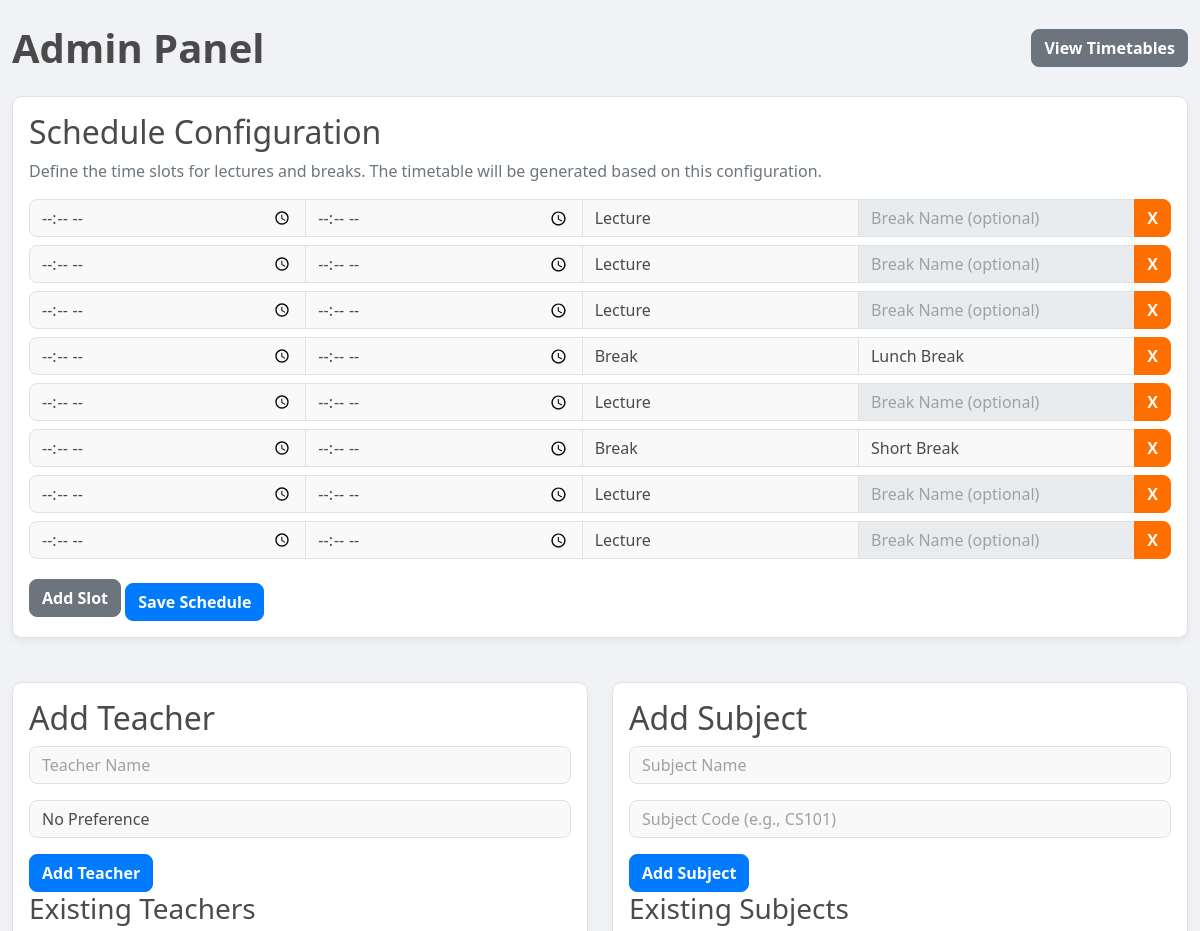
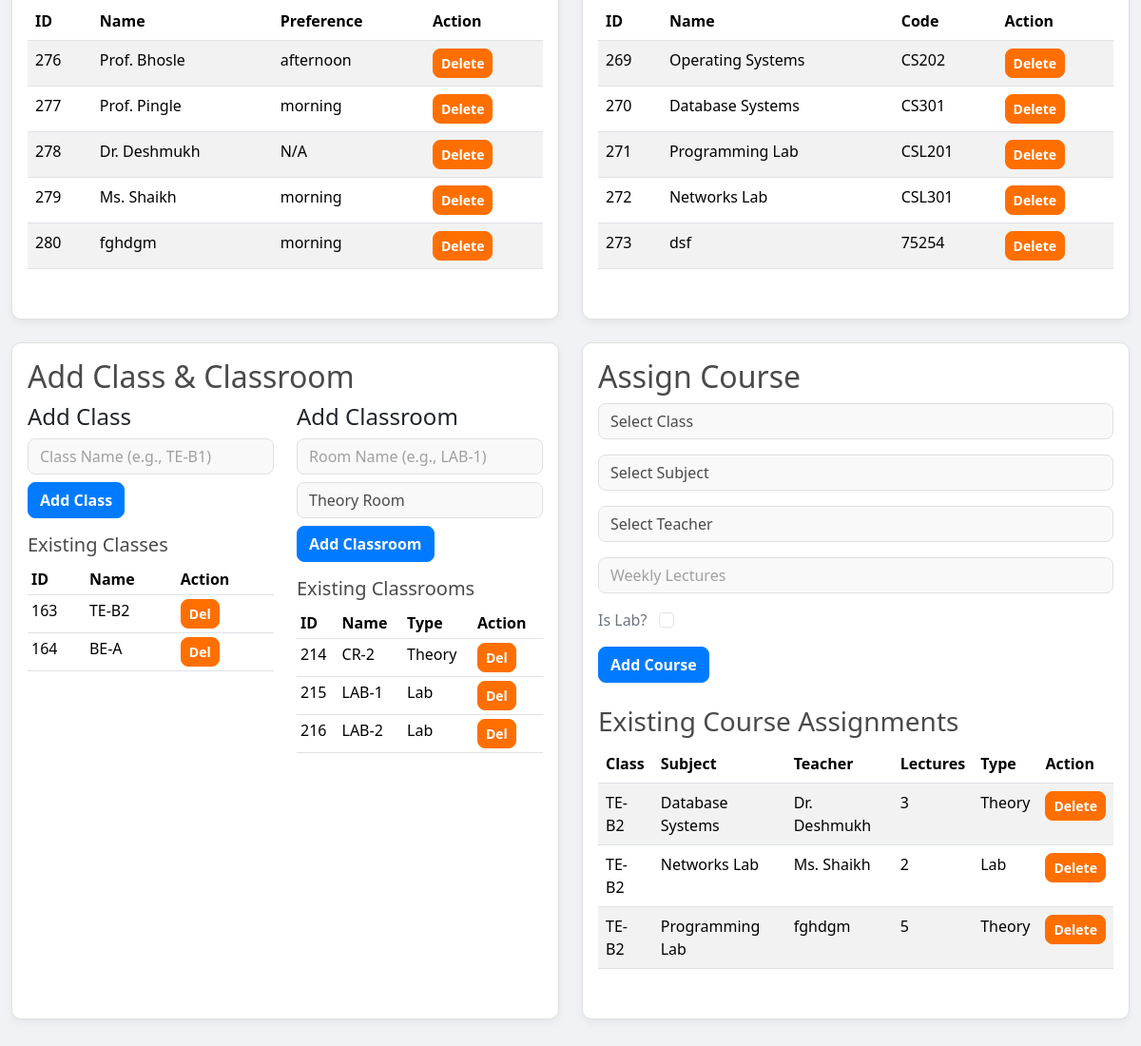
/manage, run on the app's committed database (2 pictures, top to bottom).
### tables this page shows
CREATE TABLE schedule_config (
                config_id INTEGER PRIMARY KEY,
                num_lectures_per_day INTEGER,
                start_time TEXT,
                end_time TEXT,
                is_break INTEGER,
                break_name TEXT
            );

CREATE TABLE teacher_preferences (
                teacher_id INTEGER PRIMARY KEY,
                preference TEXT,
                FOREIGN KEY (teacher_id) REFERENCES teachers(teacher_id)
            );

CREATE TABLE teachers (
                teacher_id INTEGER PRIMARY KEY AUTOINCREMENT,
                name TEXT NOT NULL
            );

CREATE TABLE subjects (
                subject_id INTEGER PRIMARY KEY AUTOINCREMENT,
                name TEXT NOT NULL,
                code TEXT NOT NULL UNIQUE
            );

CREATE TABLE classes (
                class_id INTEGER PRIMARY KEY AUTOINCREMENT,
                name TEXT NOT NULL UNIQUE
            );

CREATE TABLE classrooms (
                classroom_id INTEGER PRIMARY KEY AUTOINCREMENT,
                name TEXT NOT NULL UNIQUE,
                is_lab INTEGER DEFAULT 0
            );

CREATE TABLE courses (
                course_id INTEGER PRIMARY KEY AUTOINCREMENT,
                class_id INTEGER,
                subject_id INTEGER,
                teacher_id INTEGER,
                weekly_lectures INTEGER NOT NULL,
                is_lab INTEGER NOT NULL DEFAULT 0,
                FOREIGN KEY (class_id) REFERENCES classes(class_id),
                FOREIGN KEY (subject_id) REFERENCES subjects(subject_id),
                FOREIGN KEY (teacher_id) REFERENCES teachers(teacher_id)
            );

### app.py (the view, shortened to what this page needs)
@app.route('/manage', methods=['GET', 'POST'])
def manage():
    db = get_db()
    cur = db.cursor()
    teachers = cur.execute('SELECT teachers.*, teacher_preferences.preference FROM teachers LEFT JOIN teacher_preferences ON teachers.teacher_id = teacher_preferences.teacher_id').fetchall()
    subjects = cur.execute('SELECT * FROM subjects').fetchall()
    classes = cur.execute('SELECT * FROM classes').fetchall()
    classrooms = cur.execute('SELECT * FROM classrooms').fetchall()
    courses = cur.execute('''
        SELECT c.*, t.name as teacher_name, sub.name as subject_name, cl.name as class_name
        FROM courses c
        JOIN teachers t ON c.teacher_id = t.teacher_id
        JOIN subjects sub ON c.subject_id = sub.subject_id
        JOIN classes cl ON c.class_id = cl.class_id
    ''').fetchall()
    schedule_config = get_slot_times()
    return render_template('manage.html', teachers=teachers, subjects=subjects, classes=classes, classrooms=classrooms, courses=courses, schedule_config=schedule_config, messages=get_flashed_messages(with_categories=True))

### templates/manage.html (shortened to what this page needs)
<!DOCTYPE html>
<html lang="en">
<head>
    <link rel="stylesheet" href="https://cdn.jsdelivr.net/npm/bootstrap@5.3.1/dist/css/bootstrap.min.css">
    <link rel="stylesheet" href="{{ url_for('static', filename='css/style.css') }}">
</head>
<body>
<div class="container-fluid py-4">
    <div class="d-flex justify-content-between align-items-center mb-4">
        <h1 class="main-title">Admin Panel</h1>
        <a href="{{ url_for('index') }}" class="btn btn-secondary">View Timetables</a>
    </div>
    <div class="card p-3 mb-4">
        <h2 class="h2">Schedule Configuration</h2>
        <p class="text-secondary">Define the time slots for lectures and breaks. The timetable will be generated based on this configuration.</p>
        <form id="scheduleConfigForm" action="{{ url_for('manage') }}" method="post">
            <div id="slotInputs">
                {% for slot in schedule_config %}
                    <div class="input-group mb-2">
                        <input type="time" class="form-control" name="start_time" value="{{ slot.start_time }}" required>
                        <input type="time" class="form-control" name="end_time" value="{{ slot.end_time }}" required>
                        <select class="form-control" name="is_break">
                            <option value="0" {% if not slot.is_break %}selected{% endif %}>Lecture</option>
                            <option value="1" {% if slot.is_break %}selected{% endif %}>Break</option>
                        </select>
                        <input type="text" class="form-control break-name-input" name="break_name" placeholder="Break Name (optional)" value="{{ slot.break_name or '' }}" {% if not slot.is_break %}disabled{% endif %}>
                        <button type="button" class="btn btn-danger remove-slot">X</button>
                    </div>
                {% endfor %}
            </div>
            <button type="button" class="btn btn-secondary mt-2" id="addSlotBtn">Add Slot</button>
            <button type="submit" class="btn btn-primary mt-3">Save Schedule</button>
        </form>
    </div>
    <div class="row">
        <div class="col-md-6 mb-4">
            <div class="card p-3 h-100">
                <h2 class="h2">Add Teacher</h2>
                <form id="addTeacherForm" action="{{ url_for('manage') }}" method="post" onsubmit="return confirm('Are you sure you want to add this teacher?');">
                    <div class="mb-3">
                        <input type="text" id="teacherName" name="teacher_name" class="form-control" placeholder="Teacher Name" required>
                    </div>
                    <div class="mb-3">
                        <select id="teacherPref" name="teacher_pref" class="form-control">
                            <option value="">No Preference</option>
                        </select>
                    </div>
                    <button type="submit" class="btn btn-primary">Add Teacher</button>
                </form>
                <h3 class="h3">Existing Teachers</h3>
                <div class="table-responsive">
                    <table class="table table-striped">
                        <thead><tr><th>ID</th><th>Name</th><th>Preference</th><th>Action</th></tr></thead>
                        <tbody>
                            {% for teacher in teachers %}
                            <tr>
                                <td>{{ teacher.teacher_id }}</td>
                                <td>{{ teacher.name }}</td>
                                <td>{{ teacher.preference or 'N/A' }}</td>
                                <td>
                                    <form action="{{ url_for('manage') }}" method="post" onsubmit="return confirm('Are you sure you want to delete this teacher?');">
                                        <button type="submit" class="btn btn-danger btn-sm">Delete</button>
                                    </form>
                                </td>
                            </tr>
                            {% endfor %}
                        </tbody>
                    </table>
                </div>
            </div>
        </div>
        <div class="col-md-6 mb-4">
            <div class="card p-3 h-100">
                <h2 class="h2">Add Subject</h2>
                <form id="addSubjectForm" action="{{ url_for('manage') }}" method="post" onsubmit="return confirm('Are you sure you want to add this subject?');">
                    <div class="mb-3">
                        <input type="text" id="subjectName" name="subject_name" class="form-control" placeholder="Subject Name" required>
                    </div>
                    <div class="mb-3">
                        <input type="text" id="subjectCode" name="subject_code" class="form-control" placeholder="Subject Code (e.g., CS101)" required>
                    </div>
                    <button type="submit" class="btn btn-primary">Add Subject</button>
                </form>
                <h3 class="h3">Existing Subjects</h3>
                <div class="table-responsive">
                    <table class="table table-striped">
                        <thead><tr><th>ID</th><th>Name</th><th>Code</th><th>Action</th></tr></thead>
                        <tbody>
                            {% for subject in subjects %}
                            <tr>
                                <td>{{ subject.subject_id }}</td>
                                <td>{{ subject.name }}</td>
                                <td>{{ subject.code }}</td>
                                <td>
                                    <form action="{{ url_for('manage') }}" method="post" onsubmit="return confirm('Are you sure you want to delete this subject?');">
                                        <button type="submit" class="btn btn-danger btn-sm">Delete</button>
                                    </form>
                                </td>
                            </tr>
                            {% endfor %}
                        </tbody>
                    </table>
                </div>
            </div>
        </div>
    </div>
    <div class="row">
        <div class="col-md-6 mb-4">
            <div class="card p-3 h-100">
                <h2 class="h2">Add Class & Classroom</h2>
                <div class="row">
                    <div class="col-md-6">
                        <h4>Add Class</h4>
                        <form id="addClassForm" action="{{ url_for('manage') }}" method="post" onsubmit="return confirm('Are you sure you want to add this class?');">
                            <input type="text" id="className" name="class_name" class="form-control" placeholder="Class Name (e.g., TE-B1)" required>
                            <button type="submit" class="btn btn-primary mt-2">Add Class</button>
                        </form>
                        <h5 class="h5 mt-3">Existing Classes</h5>
                        <div class="table-responsive">
                            <table class="table table-sm">
                                <thead><tr><th>ID</th><th>Name</th><th>Action</th></tr></thead>
                                <tbody>
                                    {% for class_obj in classes %}
                                    <tr>
                                        <td>{{ class_obj.class_id }}</td>
                                        <td>{{ class_obj.name }}</td>
                                        <td>
                                            <form action="{{ url_for('manage') }}" method="post" onsubmit="return confirm('Are you sure you want to delete this class?');">
                                                <button type="submit" class="btn btn-danger btn-sm">Del</button>
                                            </form>
                                        </td>
                                    </tr>
                                    {% endfor %}
                                </tbody>
                            </table>
                        </div>
                    </div>
                    <div class="col-md-6">
                        <h4>Add Classroom</h4>
                        <form id="addClassroomForm" action="{{ url_for('manage') }}" method="post" onsubmit="return confirm('Are you sure you want to add this classroom?');">
                            <input type="text" id="classroomName" name="classroom_name" class="form-control" placeholder="Room Name (e.g., LAB-1)" required>
                            <select id="isLab" name="is_lab" class="form-control mt-2">
                                <option value="0">Theory Room</option>
                            </select>
                            <button type="submit" class="btn btn-primary mt-2">Add Classroom</button>
                        </form>
                        <h5 class="h5 mt-3">Existing Classrooms</h5>
                        <div class="table-responsive">
                            <table class="table table-sm">
                                <thead><tr><th>ID</th><th>Name</th><th>Type</th><th>Action</th></tr></thead>
                                <tbody>
                                    {% for room in classrooms %}
                                    <tr>
                                        <td>{{ room.classroom_id }}</td>
                                        <td>{{ room.name }}</td>
                                        <td>{{ 'Lab' if room.is_lab else 'Theory' }}</td>
                                        <td>
                                            <form action="{{ url_for('manage') }}" method="post" onsubmit="return confirm('Are you sure you want to delete this classroom?');">
                                                <button type="submit" class="btn btn-danger btn-sm">Del</button>
                                            </form>
                                        </td>
                                    </tr>
                                    {% endfor %}
                                </tbody>
                            </table>
                        </div>
                    </div>
                </div>
            </div>
        </div>
        <div class="col-md-6 mb-4">
            <div class="card p-3 h-100">
                <h2 class="h2">Assign Course</h2>
                <form id="addCourseForm" action="{{ url_for('manage') }}" method="post" onsubmit="return confirm('Are you sure you want to add this course assignment?');">
                    <div class="mb-3">
                        <select id="courseClass" name="course_class" class="form-control" required>
                            <option value="">Select Class</option>
                        </select>
                    </div>
                    <div class="mb-3">
                        <select id="courseSubject" name="course_subject" class="form-control" required>
                            <option value="">Select Subject</option>
                        </select>
                    </div>
                    <div class="mb-3">
                        <select id="courseTeacher" name="course_teacher" class="form-control" required>
                            <option value="">Select Teacher</option>
                        </select>
                    </div>
                    <div class="mb-3">
                        <input type="number" id="weeklyLectures" name="weekly_lectures" class="form-control" placeholder="Weekly Lectures" min="1" required>
                    </div>
                    <div class="mb-3">
                        <label class="form-check-label text-secondary">Is Lab?</label>
                        <input type="checkbox" id="isLabCheckbox" name="is_lab_checkbox" class="form-check-input ms-2">
                    </div>
                    <button type="submit" class="btn btn-primary">Add Course</button>
                </form>
                <h3 class="h3 mt-4">Existing Course Assignments</h3>
                <div class="table-responsive">
                    <table class="table table-striped">
                        <thead><tr><th>Class</th><th>Subject</th><th>Teacher</th><th>Lectures</th><th>Type</th><th>Action</th></tr></thead>
                        <tbody>
                            {% for course in courses %}
                            <tr>
                                <td>{{ course.class_name }}</td>
                                <td>{{ course.subject_name }}</td>
                                <td>{{ course.teacher_name }}</td>
                                <td>{{ course.weekly_lectures }}</td>
                                <td>{{ 'Lab' if course.is_lab else 'Theory' }}</td>
                                <td>
                                    <form action="{{ url_for('manage') }}" method="post" onsubmit="return confirm('Are you sure you want to delete this course?');">
                                        <button type="submit" class="btn btn-danger btn-sm">Delete</button>
                                    </form>
                                </td>
                            </tr>
                            {% endfor %}
                        </tbody>
                    </table>
                </div>
            </div>
        </div>
    </div>
</div>
</body>
</html>

### data on the page
schedule_config: is_break "Lecture"
schedule_config: is_break "Lecture"
schedule_config: is_break "Lecture"
schedule_config: is_break "Break", break_name "Lunch Break"
schedule_config: is_break "Lecture"
schedule_config: is_break "Break", break_name "Short Break"
schedule_config: is_break "Lecture"
schedule_config: is_break "Lecture"
teacher_preferences: teacher_id "276", name "Prof. Bhosle", preference "afternoon"
teacher_preferences: teacher_id "277", name "Prof. Pingle", preference "morning"
teachers: teacher_id "278", name "Dr. Deshmukh", preference "N/A"
teacher_preferences: teacher_id "279", name "Ms. Shaikh", preference "morning"
teacher_preferences: teacher_id "280", name "fghdgm", preference "morning"
subjects: subject_id "269", name "Operating Systems", code "CS202"
subjects: subject_id "270", name "Database Systems", code "CS301"
subjects: subject_id "271", name "Programming Lab", code "CSL201"
subjects: subject_id "272", name "Networks Lab", code "CSL301"
subjects: subject_id "273", name "dsf", code "75254"
classes: class_id "163", name "TE-B2"
classes: class_id "164", name "BE-A"
classrooms: classroom_id "214", name "CR-2", is_lab "Theory"
classrooms: classroom_id "215", name "LAB-1", is_lab "Lab"
classrooms: classroom_id "216", name "LAB-2", is_lab "Lab"
courses: class_name "TE-B2", subject_name "Database Systems", teacher_name "Dr. Deshmukh", weekly_lectures "3", is_lab "Theory"
courses: class_name "TE-B2", subject_name "Networks Lab", teacher_name "Ms. Shaikh", weekly_lectures "2", is_lab "Lab"
courses: class_name "TE-B2", subject_name "Programming Lab", teacher_name "fghdgm", weekly_lectures "5", is_lab "Theory"
